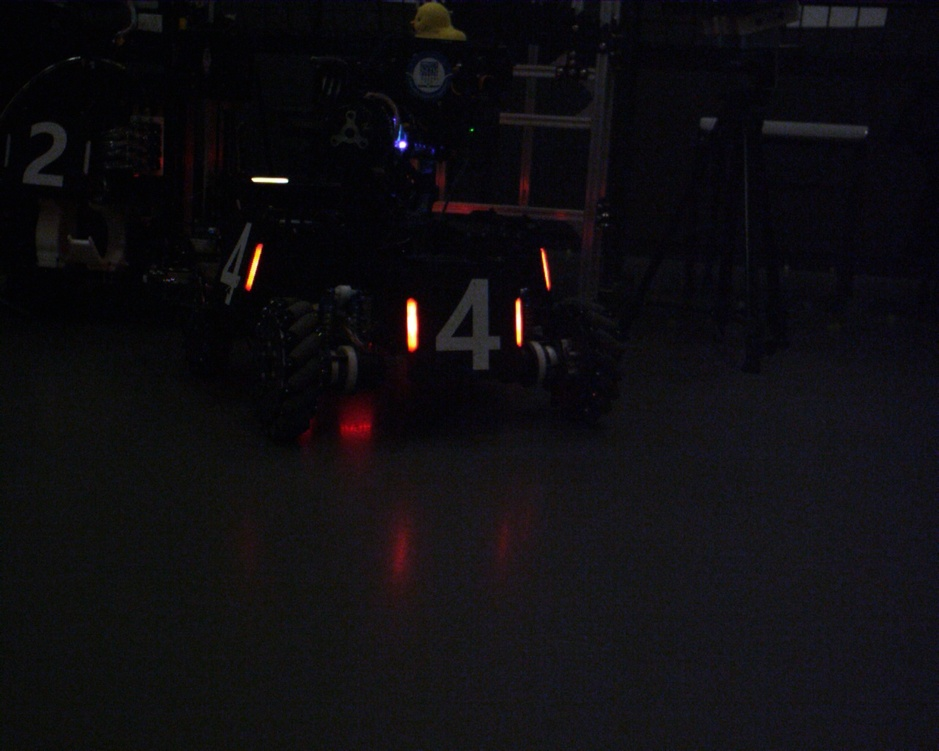
//> input picture images/task2_armor.jpg, 939 x 751 px, shrunk from 1280 x 1024 before the run
$ ./main_task2   (built with g++ and OpenCV 4)
//> lines starting //> are read from the running program, lines starting //| are printed output that depends on the picture; after the words box and inside, x2 and y2 are one past the last pixel; in counts of white or black regions, pixels touching at a corner belong together
### src/imgio.hpp
// imgio.hpp —— 支持中文路径的图像读写
//
// OpenCV 在 Windows 上直接 cv::imread 打开含中文的路径会失败（内部走窄字符接口，
// 用的是本地 ANSI 代码页）。这里先用标准库把文件整体读进内存，再交给 imdecode，
// 绕开这个问题；写文件同理。
//
// 文件名编码的两种情况都照顾到：
//   - 源码里写死的相对路径 / UTF-8 字符串  -> filesystem::u8path
//   - Windows 命令行传进来的参数（ANSI/GBK） -> filesystem::path
#pragma once

#include <opencv2/imgcodecs.hpp>

#include <filesystem>
#include <fstream>
#include <iterator>
#include <string>
#include <vector>

namespace imgio {
namespace detail {

inline bool readAll(const std::filesystem::path& p, std::vector<uchar>& buf) {
    std::ifstream fs(p, std::ios::binary);
    if (!fs) return false;
    buf.assign(std::istreambuf_iterator<char>(fs), std::istreambuf_iterator<char>());
    return !buf.empty();
}

inline bool writeAll(const std::filesystem::path& p, const std::vector<uchar>& buf) {
    std::ofstream fs(p, std::ios::binary);
    if (!fs) return false;
    fs.write(reinterpret_cast<const char*>(buf.data()), static_cast<std::streamsize>(buf.size()));
    return fs.good();
}

}  // namespace detail

inline cv::Mat imreadU8(const std::string& path, int flags = cv::IMREAD_COLOR) {
    std::vector<uchar> buf;
    bool ok = false;
    // 先按 UTF-8 解释；失败（或字节序列不是合法 UTF-8）再按本机 ANSI 代码页解释，
    // 命令行参数通常是后者。u8path 遇到非法 UTF-8 会抛异常，所以这里要兜住。
    try {
        ok = detail::readAll(std::filesystem::u8path(path), buf);
    } catch (...) {
        ok = false;
    }
    if (!ok) {
        try {
            ok = detail::readAll(std::filesystem::path(path), buf);
        } catch (...) {
            ok = false;
        }
    }
    if (!ok) return {};
    return cv::imdecode(buf, flags);
}

inline bool imwriteU8(const std::string& path, const cv::Mat& img) {
    const std::string ext = std::filesystem::path(path).extension().string();
    if (ext.empty() || img.empty()) return false;

    std::vector<uchar> buf;
    if (!cv::imencode(ext, img, buf)) return false;

    try {
        if (detail::writeAll(std::filesystem::u8path(path), buf)) return true;
    } catch (...) {
    }
    try {
        return detail::writeAll(std::filesystem::path(path), buf);
    } catch (...) {
        return false;
    }
}

// 在当前目录 / 上一级 / 上两级中找一个存在的路径，便于从 build 目录里直接运行时也能找到图片
inline std::string pickExisting(const std::vector<std::string>& candidates,
                                const std::string& fallback) {
    std::error_code ec;
    for (const auto& c : candidates) {
        if (std::filesystem::exists(std::filesystem::u8path(c), ec)) return c;
    }
    return fallback;
}

// 创建目录（编码处理同上：先 UTF-8，再本地代码页）
inline bool ensureDir(const std::string& dir) {
    std::error_code ec;
    try {
        std::filesystem::create_directories(std::filesystem::u8path(dir), ec);
        if (!ec) return true;
    } catch (...) {
    }
    try {
        std::filesystem::create_directories(std::filesystem::path(dir), ec);
        return !ec;
    } catch (...) {
        return false;
    }
}

}  // namespace imgio

### src/opencv_compat.hpp
// opencv_compat.hpp —— 兼容 OpenCV 4.x 与 5.x 的头文件入口
//
// OpenCV 5 把形状/几何相关的函数（contourArea、boundingRect、minAreaRect 等）
// 从 imgproc 拆到了新的 geometry 模块，而 <opencv2/opencv.hpp> 不会自动包含它，
// 于是同一份代码在 5.x 下会报 "contourArea 不是 cv 的成员"。
// 这里按主版本号补上这个头，保证 4.x / 5.x 都能编译。
#pragma once

#include <opencv2/opencv.hpp>
#include <opencv2/core/version.hpp>

#if CV_VERSION_MAJOR >= 5
#include <opencv2/geometry.hpp>
#endif

### src/main_task2.cpp
// ============================================================================
// 任务二：识别图中的装甲板灯条并框选（"不限定方法"，这里用传统视觉实现）
//
// 难点：原图是一张很暗的室内照片（平均灰度仅 15），装甲板本身几乎不可见，
//       能稳定利用的只有"灯条自发光"这一先验：高亮度 + 橙红色 + 竖直细长。
//
// 流程：
//   1. 灯条候选：BGR -> HSV，取"高 V + 中高 S + 橙红色相"的区域。
//      灯条是自发光，V 接近 255，阈值可以和背景干净地分开；
//      纵向闭运算（7x3 竖条核）把灯条被反光/遮挡切断的碎片重新连成一根。
//   2. 形态筛选：按面积、最小高度、长宽比（h/w >= 1.8）去掉反光点、地面倒影和横向光斑。
//   3. 灯条配对成装甲板：同一块装甲板上的两根灯条高度接近、中心几乎水平、间距不超过几倍灯高；
//      用"代价最小"的贪心匹配，避免错配。
//   4. 绘制：灯条画绿色细框，配对成功的装甲板画红色粗框（外接正矩形，略有外扩）。
//      可视化底图先做一次 gamma 提亮（gamma=0.5），否则结果图一片黑、看不清框。
// ============================================================================
#include "opencv_compat.hpp"

#include <algorithm>
#include <cmath>
#include <filesystem>
#include <iostream>
#include <string>
#include <vector>

#include "imgio.hpp"

namespace {

// ---- 灯条颜色阈值（橙色高亮：H 0-35 覆盖橙红；V 门槛保证只留自发光部分）----
const cv::Scalar kBarLo(0, 90, 140), kBarHi(35, 255, 255);

// ---- 灯条形态约束 ----
const int kMinBarArea = 60;     // 最小面积
const int kMinBarHeight = 15;   // 最小高度
const double kMinBarAspect = 1.8;  // 高/宽 下限，灯条是竖条

// ---- 配对约束 ----
const double kMaxDyRatio = 0.5;    // 两灯条中心高度差 / 平均灯高
const double kMinHeightRatio = 0.5;  // 两灯条高度比下限（近大远小、遮挡会差一点，但不该差太多）
const double kMaxGapRatio = 3.0;   // 两灯条间距 / 平均灯高 上限
const double kIdealGapRatio = 1.8; // 经验值：正常装甲板两灯条间距约为灯高的 1.5~2 倍
const int kArmorPad = 4;           // 装甲板框外扩像素

struct LightBar {
    cv::Rect rect;
    double cx = 0, cy = 0;
};

// gamma 提亮，仅用于结果图可视化
cv::Mat brightenForDisplay(const cv::Mat& src, double gamma) {
    cv::Mat lut(1, 256, CV_8U);
    for (int i = 0; i < 256; ++i) {
        lut.at<uchar>(0, i) = cv::saturate_cast<uchar>(std::pow(i / 255.0, gamma) * 255.0);
    }
    cv::Mat out;
    cv::LUT(src, lut, out);
    return out;
}

// 提取灯条候选
std::vector<LightBar> findLightBars(const cv::Mat& bgr, cv::Mat* maskOut) {
    cv::Mat hsv, mask;
    cv::cvtColor(bgr, hsv, cv::COLOR_BGR2HSV);
    cv::inRange(hsv, kBarLo, kBarHi, mask);

    // 纵向闭运算：把同一根灯条被切断的部分连起来
    const cv::Mat kernel = cv::getStructuringElement(cv::MORPH_RECT, cv::Size(3, 7));
    cv::morphologyEx(mask, mask, cv::MORPH_CLOSE, kernel);

    cv::Mat labels, stats, centroids;
    const int n = cv::connectedComponentsWithStats(mask, labels, stats, centroids, 8);

    std::vector<LightBar> bars;
    for (int i = 1; i < n; ++i) {  // 0 是背景
        const int x = stats.at<int>(i, cv::CC_STAT_LEFT);
        const int y = stats.at<int>(i, cv::CC_STAT_TOP);
        const int w = stats.at<int>(i, cv::CC_STAT_WIDTH);
        const int h = stats.at<int>(i, cv::CC_STAT_HEIGHT);
        const int area = stats.at<int>(i, cv::CC_STAT_AREA);

        if (area < kMinBarArea || h < kMinBarHeight) continue;
        if (h < kMinBarAspect * std::max(w, 1)) continue;  // 过滤横条与方块状光斑

        LightBar b;
        b.rect = cv::Rect(x, y, w, h);
        b.cx = static_cast<double>(x) + w / 2.0;
        b.cy = static_cast<double>(y) + h / 2.0;
        bars.push_back(b);
    }
    std::sort(bars.begin(), bars.end(),
              [](const LightBar& a, const LightBar& b) { return a.cx < b.cx; });

    if (maskOut) *maskOut = mask;
    return bars;
}

// 贪心配对：每根灯条只归入一块装甲板，代价 = 高度差 + 间距偏离 + 高度不相似
std::vector<std::pair<int, int>> matchArmors(const std::vector<LightBar>& bars) {
    std::vector<std::pair<int, int>> pairs;
    std::vector<bool> used(bars.size(), false);

    for (size_t i = 0; i < bars.size(); ++i) {
        if (used[i]) continue;
        int best = -1;
        double bestCost = 1e9;

        for (size_t j = i + 1; j < bars.size(); ++j) {
            if (used[j]) continue;
            const double meanH = (bars[i].rect.height + bars[j].rect.height) / 2.0;
            const double dy = std::fabs(bars[i].cy - bars[j].cy);
            const double heightRatio = std::min(bars[i].rect.height, bars[j].rect.height) /
                                       static_cast<double>(std::max(bars[i].rect.height, bars[j].rect.height));
            // 左灯条右边界到右灯条左边界的水平间距
            const double gap = bars[j].rect.x - (bars[i].rect.x + bars[i].rect.width);

            if (dy > kMaxDyRatio * meanH) continue;        // 不在同一水平线上
            if (heightRatio < kMinHeightRatio) continue;   // 高度差太多，不是同一块板
            if (gap < 0 || gap > kMaxGapRatio * meanH) continue;  // 间距不合理

            const double cost = dy / meanH + 0.5 * std::fabs(gap / meanH - kIdealGapRatio) +
                                (1.0 - heightRatio);
            if (cost < bestCost) {
                bestCost = cost;
                best = static_cast<int>(j);
            }
        }

        if (best >= 0) {
            used[i] = true;
            used[best] = true;
            pairs.emplace_back(static_cast<int>(i), best);
        }
    }
    return pairs;
}

}  // namespace

int main(int argc, char** argv) {
    const std::string inPath =
        argc > 1 ? argv[1]
                 : imgio::pickExisting({"images/task2_armor.jpg", "../images/task2_armor.jpg",
                                        "../../images/task2_armor.jpg"},
                                       "images/task2_armor.jpg");
    const std::string outDir =
        argc > 2 ? argv[2]
                 : imgio::pickExisting({"results", "../results", "../../results"}, "results");

    const cv::Mat img = imgio::imreadU8(inPath);
//> img is the input picture: 751 rows x 939 cols, CV_8UC3; mean B, G, R 16.7, 13.5, 15
    if (img.empty()) {
        std::cerr << "读取图像失败: " << inPath << "\n"
                  << "用法: task2_armor [输入图像] [输出目录]\n";
        return -1;
    }
    std::cout << "输入图像: " << inPath << "  尺寸: " << img.cols << "x" << img.rows << "\n";
//| 输入图像: images/task2_armor.jpg  尺寸: 939x751

    cv::Mat barMask;
    const std::vector<LightBar> bars = findLightBars(img, &barMask);
//> in findLightBars, `cv::cvtColor(bgr, hsv, cv::COLOR_BGR2HSV);`: hsv: 751 rows x 939 cols, CV_8UC3; mean H, S, V 103.2, 84.8, 18.4
//> in findLightBars, `cv::inRange(hsv, kBarLo, kBarHi, mask);`:
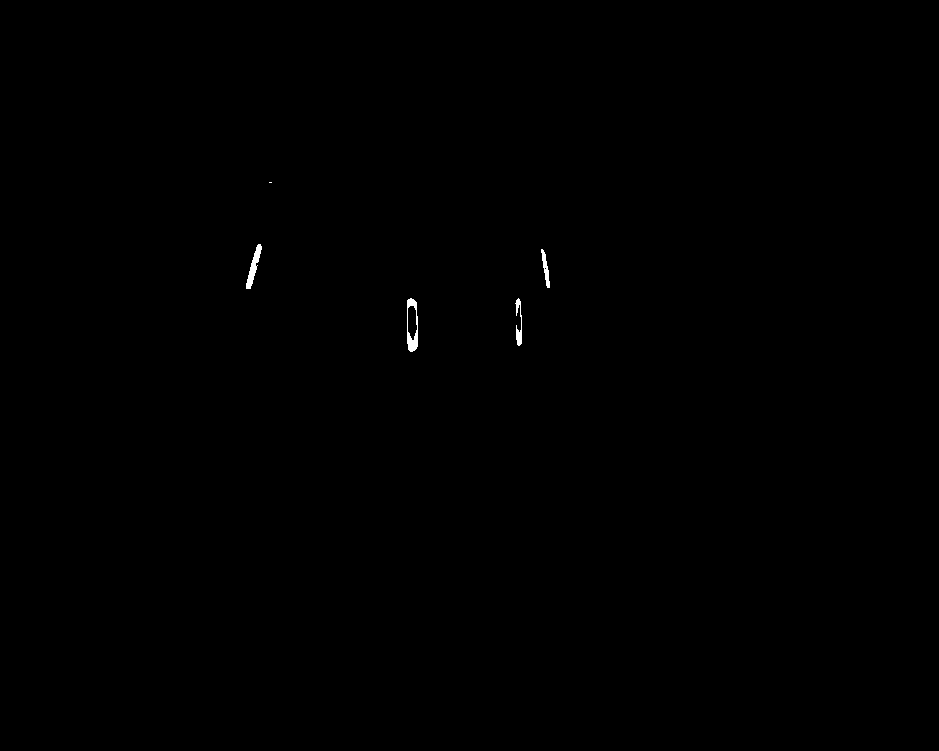
//> mask: 751 rows x 939 cols, CV_8UC1; 0.13% white; 5 white regions (1 under 20 px), largest, box (x1, y1, x2, y2) and area: (407, 298, 418, 352) 302, (246, 244, 262, 289) 270, (515, 298, 522, 346) 168, (541, 249, 550, 288) 152
//> in findLightBars, `cv::morphologyEx(mask, mask, cv::MORPH_CLOSE, kernel);`: mask: 751 rows x 939 cols, CV_8UC1; 0.13% white; 5 white regions (1 under 20 px), largest, box (x1, y1, x2, y2) and area: (407, 298, 418, 352) 311, (246, 244, 262, 289) 275, (515, 298, 522, 346) 183, (541, 249, 550, 288) 153
//> in findLightBars, `const int n = cv::connectedComponentsWithStats(mask, labels, stats, ce..`: labels: 751 rows x 939 cols, CV_32SC1; 6 distinct labels, from 0 to 5
//> in findLightBars, `const int n = cv::connectedComponentsWithStats(mask, labels, stats, ce..`: stats = [[0, 0, 939, 751, 704264], [269, 182, 3, 1, 3], [246, 244, 16, 45, 275], [541, 249, 9, 39, 153], [407, 298, 11, 54, 311], [515, 298, 7, 48, 183]]; centroids = [[469.1, 375.1], [270, 182], [253.4, 266.4], [545.3, 268.3], [412, 327.6], [518.5, 322.7]]; n = 6
//> the loop in findLightBars, `for (int i = 1; i < n; ++i)` made 5 passes
//> (x, y, w, h, area, b.cx, b.cy) on passes 2 to 5: (246, 244, 16, 45, 275, 254, 266.5), (541, 249, 9, 39, 153, 545.5, 268.5), (407, 298, 11, 54, 311, 412.5, 325), (515, 298, 7, 48, 183, 518.5, 322)
//> bars = 4 items

    std::cout << "检测到灯条: " << bars.size() << " 根\n";
//| 检测到灯条: 4 根
    for (size_t i = 0; i < bars.size(); ++i) {
        const cv::Rect& r = bars[i].rect;
        std::cout << "  灯条#" << i << " x=" << r.x << " y=" << r.y << " w=" << r.width
                  << " h=" << r.height << " 长宽比=" << (r.height / static_cast<double>(r.width))
                  << "\n";
    }
//> this loop made 4 passes
//> r on passes 1 to 4: Rect(246, 244, 16, 45), Rect(407, 298, 11, 54), Rect(515, 298, 7, 48), Rect(541, 249, 9, 39)
//|   灯条#0 x=246 y=244 w=16 h=45 长宽比=2.8125
//|   灯条#1 x=407 y=298 w=11 h=54 长宽比=4.90909
//|   灯条#2 x=515 y=298 w=7 h=48 长宽比=6.85714
//|   灯条#3 x=541 y=249 w=9 h=39 长宽比=4.33333

    const std::vector<std::pair<int, int>> pairs = matchArmors(bars);
//> the loop in matchArmors, `for (size_t i = 0; i < bars.size(); ++i)` made 4 passes
//> (bestCost, best) on passes 1, 2, 4: (1e+09, -1), (0.221, 2), (1e+09, -1)
//> pairs = 1 pair: [1, 2]

    cv::Mat vis = brightenForDisplay(img, 0.5);  // 提亮后再画框，结果图才看得清
//> in brightenForDisplay, `cv::LUT(src, lut, out);`:
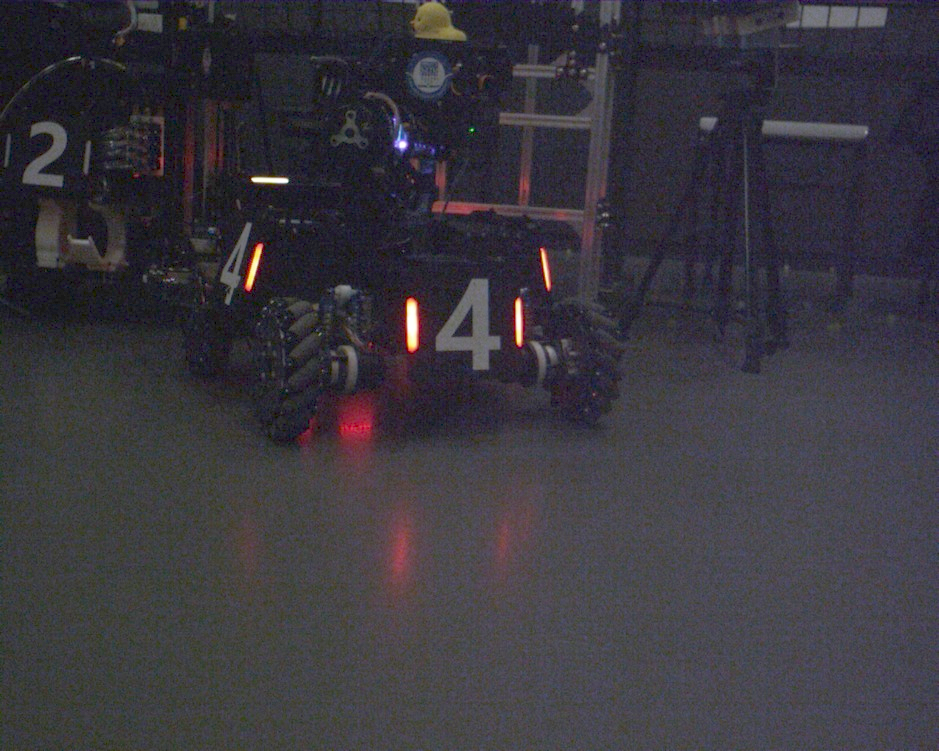
//> out: 751 rows x 939 cols, CV_8UC3; mean B, G, R 62.5, 55.2, 58.2

    // 灯条：绿色细框
    for (const auto& b : bars) {
        cv::rectangle(vis, b.rect, cv::Scalar(0, 255, 0), 1, cv::LINE_AA);
    }
//> this loop made 4 passes
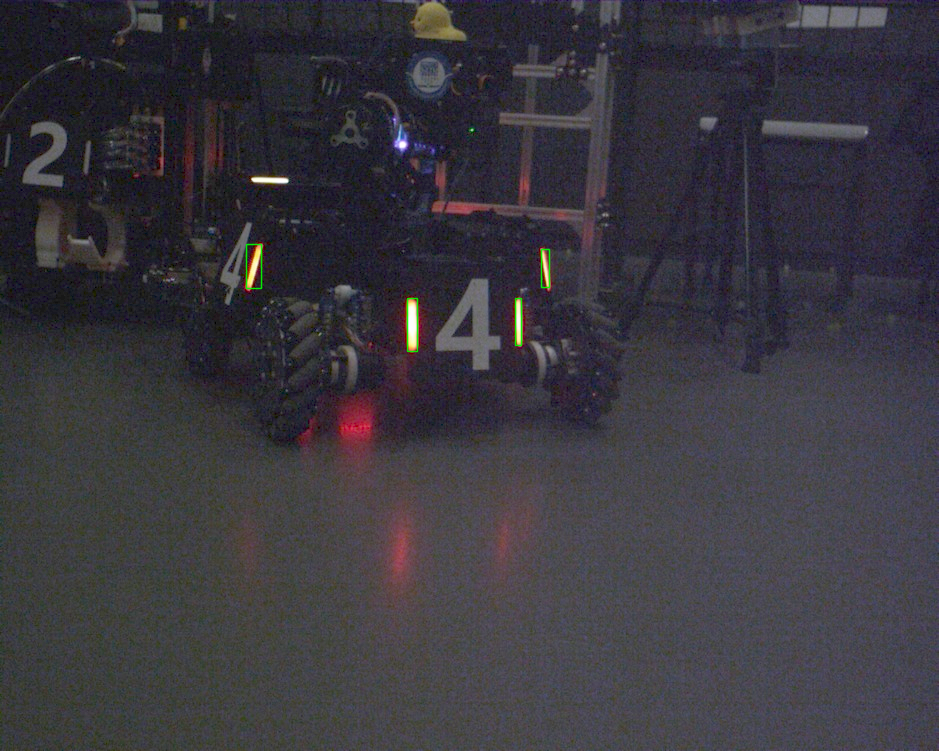
//> vis: 751 rows x 939 cols, CV_8UC3; 0.19% of pixels changed, all inside (x1, y1, x2, y2) = (245, 243, 551, 353)

    // 装甲板：红色粗框（外接正矩形）
    std::cout << "匹配到装甲板: " << pairs.size() << " 块\n";
//| 匹配到装甲板: 1 块
    for (const auto& p : pairs) {
        const cv::Rect& a = bars[p.first].rect;
        const cv::Rect& b = bars[p.second].rect;
        cv::Rect armor = (a | b);  // 两块区域的并集
        armor.x = std::max(0, armor.x - kArmorPad);
        armor.y = std::max(0, armor.y - kArmorPad);
        armor.width = std::min(vis.cols - armor.x, armor.width + 2 * kArmorPad);
        armor.height = std::min(vis.rows - armor.y, armor.height + 2 * kArmorPad);

        cv::rectangle(vis, armor, cv::Scalar(0, 0, 255), 3, cv::LINE_AA);
        std::cout << "  装甲板 x=" << armor.x << " y=" << armor.y << " w=" << armor.width
                  << " h=" << armor.height << "  (灯条#" << p.first << " + #" << p.second << ")\n";
    }
//> this loop made 1 pass
//> (p, a, b) on pass 1: ((1, 2), Rect(407, 298, 11, 54), Rect(515, 298, 7, 48))
//|   装甲板 x=403 y=294 w=123 h=62  (灯条#1 + #2)
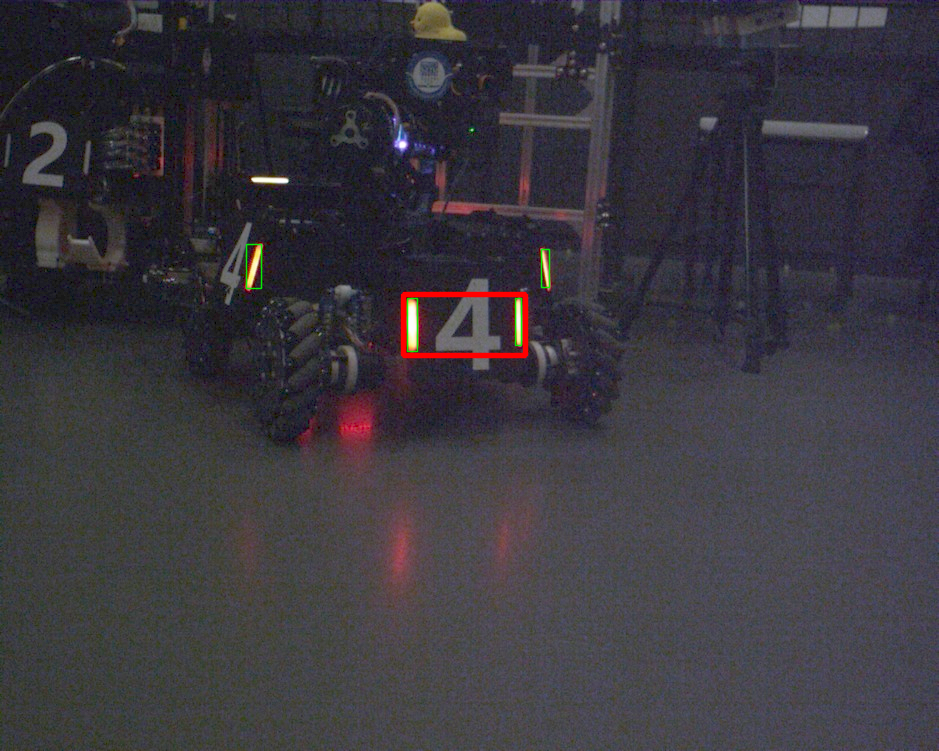
//> vis: 751 rows x 939 cols, CV_8UC3; 0.36% of pixels changed, all inside (x1, y1, x2, y2) = (400, 291, 529, 359)

    std::vector<int> lone;
    for (size_t i = 0; i < bars.size(); ++i) {
        bool paired = false;
        for (const auto& p : pairs)
            if (p.first == static_cast<int>(i) || p.second == static_cast<int>(i)) paired = true;
        if (!paired) lone.push_back(static_cast<int>(i));
    }
//> this loop made 4 passes
//> paired on passes 1 to 4: false, true, true, false
    if (!lone.empty()) {
        std::cout << "未配对的灯条（对侧灯条被遮挡/未点亮）: ";
        for (int idx : lone) std::cout << "#" << idx << " ";
        std::cout << "\n";
    }

    imgio::ensureDir(outDir);
    const std::string outImg = outDir + "/task2_result.png";
    const std::string outMask = outDir + "/task2_mask.png";
    if (!imgio::imwriteU8(outImg, vis)) {
        std::cerr << "写入结果失败: " << outImg << "\n";
        return -1;
    }
//> in imwriteU8, `! cv::imencode(ext, img, buf)`: buf = 1169033 items
    imgio::imwriteU8(outMask, barMask);
    std::cout << "结果已保存: " << outImg << "\n"
              << "灯条掩膜已保存: " << outMask << "\n";
    return 0;
}
